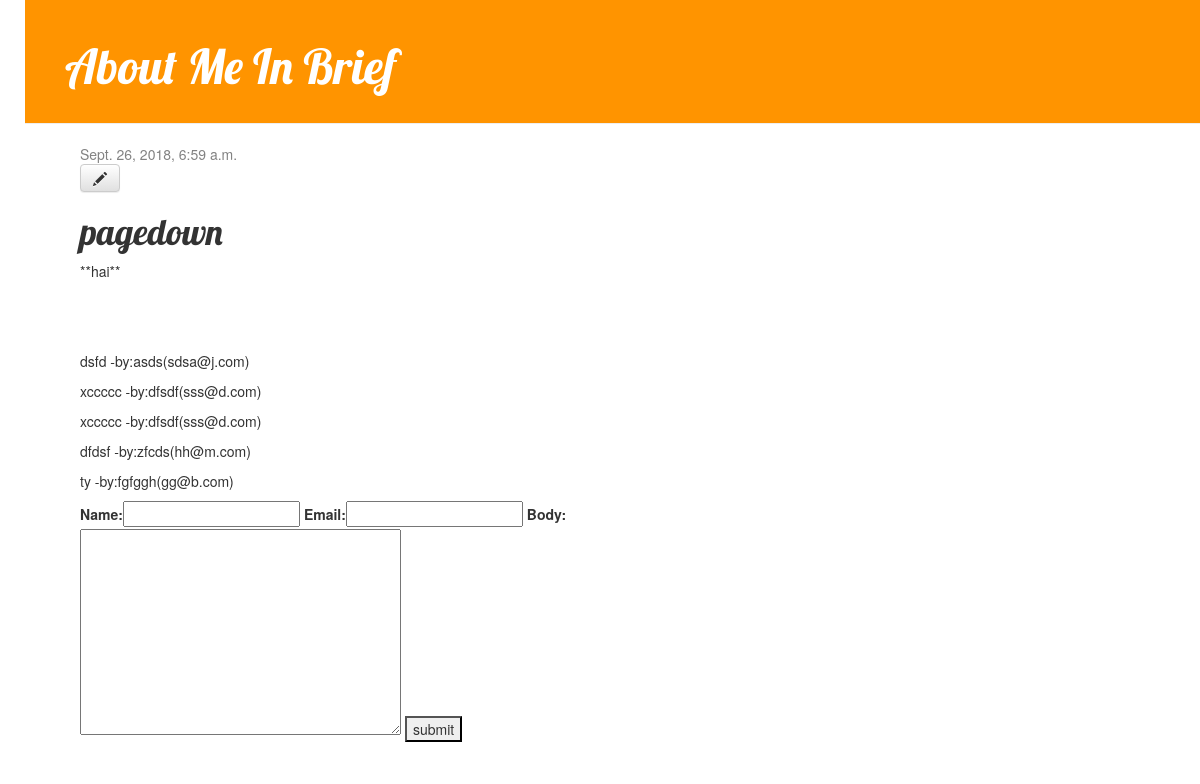
Screenshot of /blog/post/11/ with the database file from the repository.
### blog/models.py (models this page shows, shortened)
class Post(models.Model):
    author = models.ForeignKey('auth.User', on_delete=models.CASCADE)
    title = models.CharField(max_length=200)
    text = models.TextField()
    created_date = models.DateTimeField(
            default=timezone.now)
    published_date = models.DateTimeField(
            blank=True, null=True)

class Comment(models.Model):
            post = models.ForeignKey(Post,on_delete=models.CASCADE, related_name='comments')
            name = models.CharField(max_length=80)
            email = models.EmailField()
            body = models.TextField()
            created = models.DateTimeField(auto_now_add=True)
            updated = models.DateTimeField(auto_now=True)
            active = models.BooleanField(default=True)
            class Meta:
                ordering = ('created',)

### blog/views.py (the view, shortened to what this page needs)
# urls.py: path('post/<int:pk>/', views.post_detail, name='post_detail'),
def post_detail(request, pk):
    post=get_object_or_404(Post,pk=pk)
    form = CommentForm(request.POST or None)
    return render(request,'blog/post_details.html',{'post': post, 'form':form})

### blog/forms.py
class CommentForm(forms.ModelForm):
	class Meta:
		model=Comment
		fields=[
		'name',
		'email',
		'body'
		]

### blog/templates/blog/post_details.html (shortened to what this page needs)
{% extends 'blog/base.html' %}
{% block content %}
    <div class="post">
        {% if post.published_date %}
            <div class="date">
                {{ post.published_date }}
            </div>
        {% endif %}
        <a class="btn btn-default" href="{% url 'post_edit' pk=post.pk %}"><span class="glyphicon glyphicon-pencil"></span></a>
        <h1>{{ post.title }}</h1>
        <p>{{ post.text|linebreaksbr }}</p>
    </div>
    {% for comment in post.comments.all %}
        <div class="red">
        <p>{{comment.body}} -by:<span>{{comment.name}}({{comment.email}})</span></p>
        </div>
    {% endfor%}
    <form method="post">
    {{form}}
    <button type="submit">submit</button>
    </form>
{% endblock %}

### blog/static/css/blog.css (style rules this page uses)
body { padding-left: 25px; }
h1, h2, h3, h4 { font-family: 'Lobster', cursive; }
.date { color: #828282; }
.post { margin-bottom: 70px; }

### rows the page displays
Post: published_date "Sept. 26, 2018, 6:59 a.m.", title "pagedown", text "**hai**"
Comment: body "dsfd", name "asds", email "sdsa@j.com"
Comment: body "xccccc", name "dfsdf", email "sss@d.com"
Comment: body "xccccc", name "dfsdf", email "sss@d.com"
Comment: body "dfdsf", name "zfcds", email "hh@m.com"
Comment: body "ty", name "fgfggh", email "gg@b.com"
